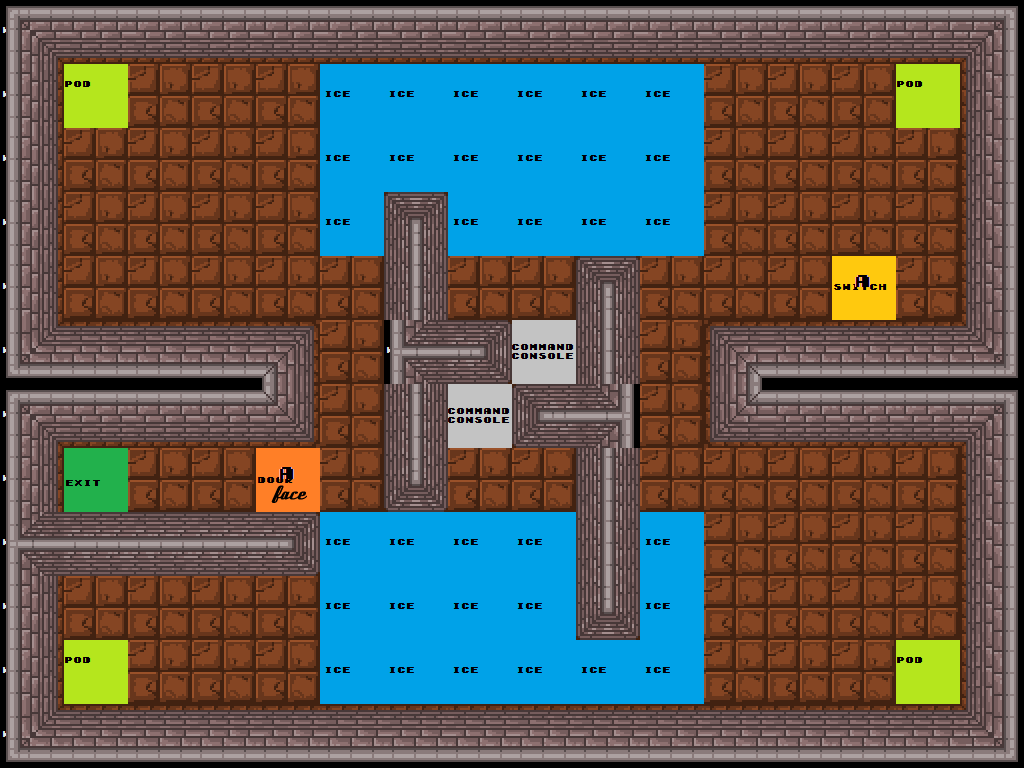

A 2D game scene composited from a Tiled map and its tileset images. What follows is a short description and the map's XML, with each tile layer's data collapsed to a summary:
An orthogonal 16x12 tile map with 64x64 px tiles, 5 tile layers (Tiles, Objects, Links, blocs, ...), 3 tilesets.

<map version="1.0" orientation="orthogonal" width="16" height="12" tilewidth="64" tileheight="64">
 <tileset firstgid="1" name="typeOfCase" tilewidth="64" tileheight="64">
  <image source="../typeOfCase.png" width="1152" height="64" />
  <tile id="9">
   <properties>
    <property name="id" value="&quot;porte_1&quot;" />
   </properties>
  </tile>
 </tileset>
 <tileset firstgid="19" name="links" tilewidth="64" tileheight="64">
  <image source="../links.png" width="640" height="64" />
 </tileset>
 <tileset firstgid="29" name="graphs" tilewidth="64" tileheight="64">
  <image source="../../pixel/walls_64.png" width="832" height="192" />
 </tileset>
 <layer name="Tiles" width="16" height="12" opacity="0.9">
  <data>[192 cells, 192 non-empty, 2 distinct tile ids]</data>
 </layer>
 <layer name="Objects" width="16" height="12">
  <properties>
   <property name="" value="" />
  </properties>
  <data>[192 cells, 42 non-empty, 6 distinct tile ids]</data>
 </layer>
 <layer name="Links" width="16" height="12">
  <data>[192 cells, 2 non-empty, 1 distinct tile ids]</data>
 </layer>
 <layer name="blocs" width="16" height="12">
  <data>[192 cells, 0 non-empty, 0 distinct tile ids]</data>
 </layer>
 <layer name="Render" width="16" height="12">
  <data>[192 cells, 150 non-empty, 21 distinct tile ids]</data>
 </layer>
</map>
